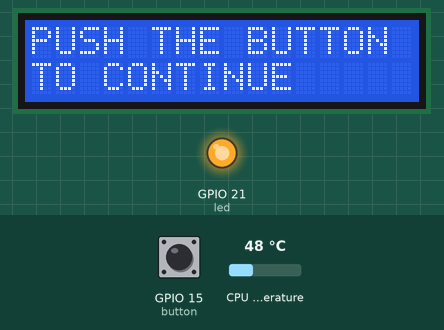
Simulated run of this program. Board: Raspberry Pi (BCM pin numbers). On the bench: 16×2 character LCD, output pins drawn as LEDs (lit = HIGH). The test bench sets the inputs (shaded band); at power-on: GPIO 15 (button) HIGH, CPU temperature 48 °C. The clock reads 2024-03-15 10:24:30 at power-on unless the program sets it.

Above: at 4.9 s.
5.0 s: GPIO 15 (button) pulled LOW for 0.15 s
At 5.8 s:
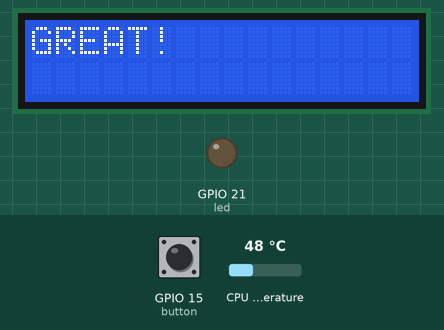
8.1 s: GPIO 15 (button) pulled LOW for 1 s
At 10.3 s:
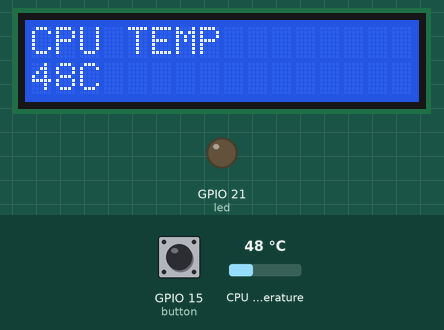
10.6 s: GPIO 15 (button) pulled LOW for 0.15 s
At 10.97 s:
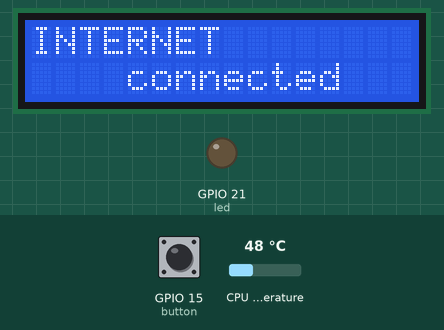
Timing chart, 0 to 13.6 s (numbered marks = the images above; inputs shaded):
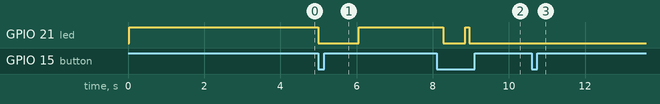

Measured:
- after the input at 5.0 s, GPIO 21 (led): HIGH → LOW at once, → HIGH 1.1 s later; the display: changes at once (image 1)
- after the input at 8.1 s, GPIO 21 (led): HIGH → LOW after 0.18 s, → HIGH 0.58 s later, → LOW 0.11 s later; the display: changes after 0.39 s (image 2)
- after the input at 10.6 s, the display: first changes after 0.20 s (image 3 shows a later state)

The program:

1602_display__button__led.py
```python
import gpiozero
from signal import signal, SIGTERM, SIGHUP, pause
from rpi_lcd import LCD
from time import *
from datetime import datetime
lcd = LCD()
def safe_exit(signum, frame):
    exit(1)
try:
    k = 0
    button = gpiozero.Button(15)
    led = gpiozero.LED(21)
    signal(SIGTERM, safe_exit)
    signal(SIGHUP, safe_exit)

    ping = gpiozero.PingServer('google.com')
    led.on()

    #Hello screen
    lcd.text("Hello world", 1)
    lcd.text("Raspberry PI 4", 2)
    sleep(1)
    #Loading screen
    lcd.text("Loading...", 1)
    for i in range(16):
        lcd.text(i*'-',2)
        sleep(0.1)
    #Wait for button to be pused
    lcd.text("PUSH THE BUTTON",1)
    lcd.text("TO CONTINUE",2)
    button.wait_for_press()
    led.off()

    #GREAT!
    lcd.clear()
    lcd.text("GREAT!",1)
    sleep(1)

    while True:
        led.on()
        while(k==0):
            lcd.text("TIME", 1)
            lcd.text(datetime.now().strftime('%b %d  %H:%M:%S\n'), 2)
            if(button.is_pressed):
                k=1
                led.off()
            sleep(0.1)
        while(k==1):
            lcd.text("CPU TEMP", 1)
            lcd.text(str(gpiozero.CPUTemperature().temperature) + "C",2)
            if(button.is_pressed):
                k = 2;
                led.off()
            sleep(0.1)
        while(k==2):
            lcd.text("INTERNET",1)
            ping.when_deactivated = lcd.text("not connected",2)
            ping.when_activated = lcd.text("    connected",2)
            if(button.is_pressed):
                k = 0;
                led.off()
            sleep(0.1)

except KeyboardInterrupt:
    pass
finally:
    lcd.clear()
    lcd.backlight(0)
    led.off()
```
